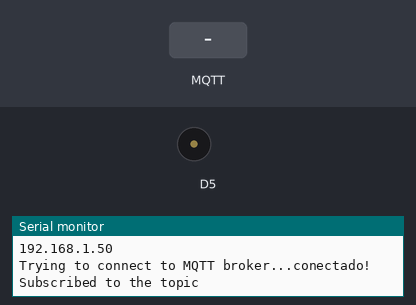
The sketch below on a simulated ESP8266 (NodeMCU). On the bench: buzzer (waves = sounding), the last lines printed to the serial monitor. The test bench sets the inputs (shaded band). WiFi joins after 1.5 s; servers stay silent unless stated; no MQTT or app messages arrive unless stated.

Above: at 3.2 s.
3.3 s: MQTT message "1" arrives on the first subscribed topic
At 3.7 s:
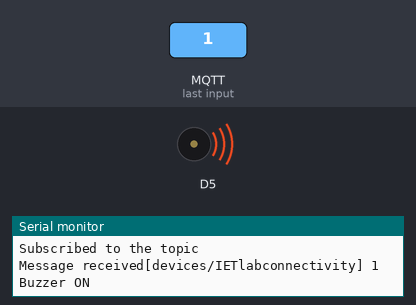
4.8 s: MQTT message "0" arrives on the first subscribed topic
At 6.0 s:
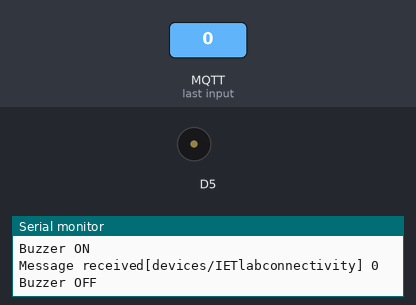
Timing chart, 0 to 7.8 s (numbered marks = the images above; inputs shaded):
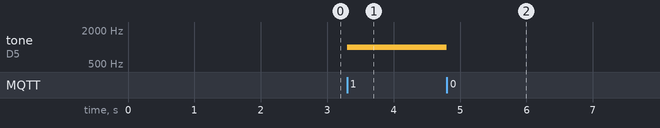

The sketch:

lab5_actuatore.ino
```cpp
#include <pitches.h>

#include <ESP8266WiFi.h>
#include <PubSubClient.h>
#include<Wire.h>
#include <Adafruit_MPU6050.h>
#include <Adafruit_Sensor.h>

// Wifi network credentials
const char* ssid = "Galaxy A3129EC";
const char* password = "ebrahim22thmb@/@/";
// MQTT broker configuration
const char* mqtt_server = "test.mosquitto.org";
const int mqtt_port = 1883;
const char* mqtt_topic = "devices/IETlabconnectivity";


// Led that will be turned on/off

WiFiClient espClient;
PubSubClient client(espClient);


// Function to connect to wifi
void setup_wifi() {
  delay(10); Serial.println();
  Serial.print("Connecting to ");
  Serial.println(ssid);
  WiFi.begin(ssid, password);
  while (WiFi.status() != WL_CONNECTED) {
    delay(1000);
    Serial.print(".");
  }

  Serial.println("");
  Serial.println("WiFi connected!");
  Serial.println("IP: ");
  Serial.println(WiFi.localIP());
}
// Callback function that processes the received MQTT messages


void callback(char* topic, byte* payload, unsigned int length) {
  Serial.print("Message received[");
  Serial.print(topic); Serial.print("] ");


  // The payload of the message isprinted.
  String message;
  for (int i = 0; i < length; i++) { message+= (char)payload[i];
  }
  Serial.println(message);
  // We control the Buzzer status based on the message

  if (message == "0") {
    noTone(D5); // Turn off buzzer sound

    Serial.println("Buzzer OFF");
  } else if (message == "1") {

    tone(D5, 1000); //Turn on LED
    Serial.println("Buzzer ON");
  } else {
    Serial.println("Unknown command");
  }
}

// Reconnect to the MQTT broker if the connection is lost.
void reconnect() {
  while (!client.connected()) {
    Serial.print("Trying to connect to MQTT broker...");
    // Attempt to connect by specifying the device ID
    // IMPORTANT: this ID must be unique!
  if (client.connect("IETlabconnectivity")) {
    Serial.println("conectado!");
    // Topic subscription
    client.subscribe(mqtt_topic);
    Serial.println("Subscribed to the topic ");
  } else {
    Serial.print("connection error,error="); Serial.print(client.state());
    Serial.println(" trying again in 5 seconds");
    delay(5000);
  }
 }
}
void setup() {

  // Serial port configuration.
  Serial.begin(115200);
  // WiFi connection
  setup_wifi();
  // MQTT configuration
  client.setServer(mqtt_server, mqtt_port);
  client.setCallback(callback);
}
void loop() {
  // Check if the client is connected.
  if (!client.connected()) {
    reconnect();
  }
  client.loop();
}
```

Measured:
- after the input at 3.3 s, tone on D5: silent → 1000 Hz at once
- after the input at 4.8 s, tone on D5: 1000 Hz → silent at once
